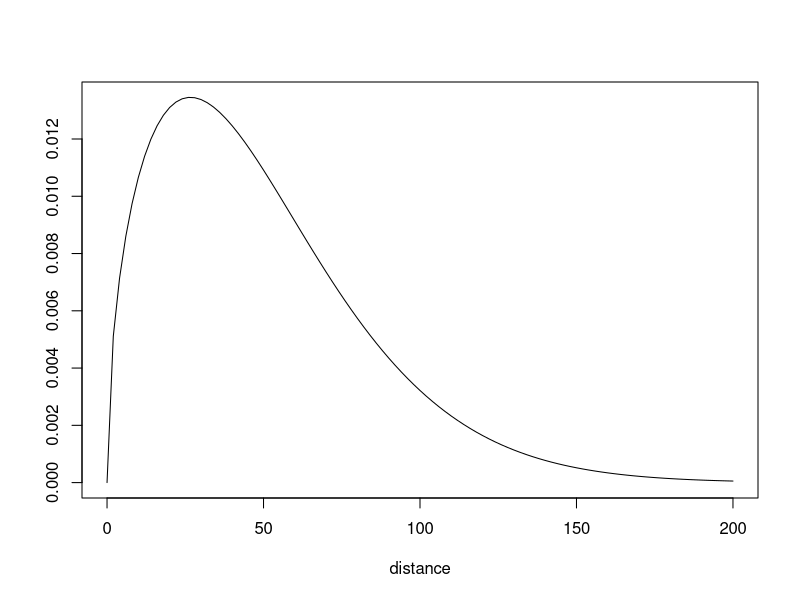
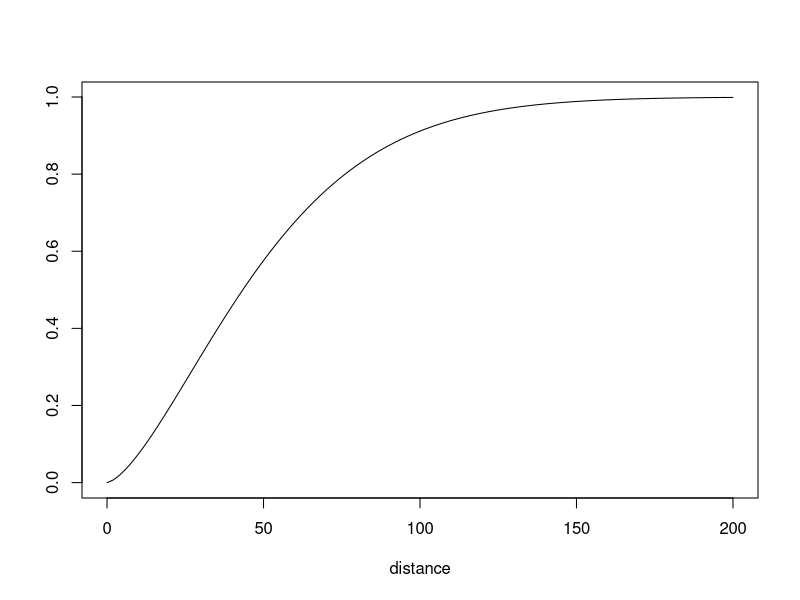

Recreate these plots in R, in order.
## Parameters for the time to event:
rho <- 1.5
mean <- 50

# Calculate parameters for Weibull:
intercept <- (log(mean) - log(gamma(1 + 1 / rho))) * -rho
scale <- exp(intercept)^(-1 / rho)

# Just needed for plotting:
MaxT <- 200

# This is the density of distances travelled:
curve(dweibull(x, rho, scale),
    from = 0, to = MaxT, ylab = "", xlab = "distance"
)

# And this is the cumulative proportion by distances travelled:
curve(pweibull(x, rho, scale),
    from = 0, to = MaxT, ylab = "", xlab = "distance"
)

# So the cumulative hazard of settling by x km is:
x <- 10
(p_x <- pweibull(x, rho, scale))

# And the integrated (total) hazard of settling between x km and y km is:
y <- 15
p_y <- pweibull(y, rho, scale)
(p_y - p_x)

# So the total hazard of settling between x km and y km conditional
#  on having made it as far as x km is:
(p_y - p_x) / (1 - p_x)

# And the instantaneous hazard of settling at x km conditional
# on having made it as far as x km is:
dweibull(x, rho, scale) / (1 - pweibull(x, rho, scale))

# With small enough x/rho then this is the same as:
rho * x^(rho - 1) * exp(intercept)
# BUT as x gets larger, they diverge...